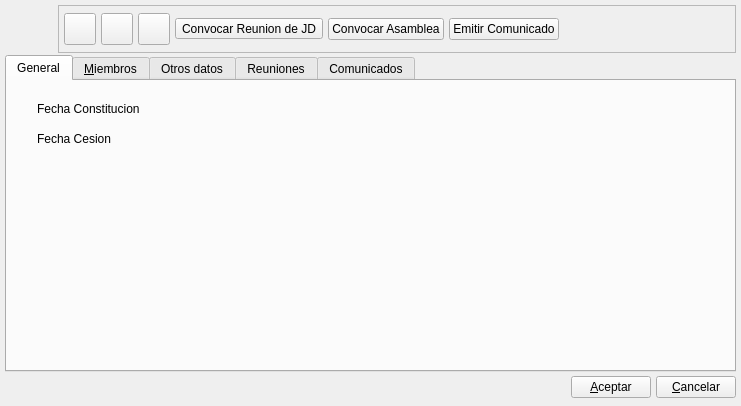
<?xml version="1.0" encoding="UTF-8"?>
<ui version="4.0">
 <author>Alvaro de Miguel</author>
 <class>ComisionBase</class>
 <widget class="QWidget" name="ComisionBase">
  <property name="geometry">
   <rect>
    <x>0</x>
    <y>0</y>
    <width>741</width>
    <height>406</height>
   </rect>
  </property>
  <property name="minimumSize">
   <size>
    <width>500</width>
    <height>150</height>
   </size>
  </property>
  <property name="windowTitle">
   <string>Comisión</string>
  </property>
  <property name="windowIcon">
   <iconset resource="../pluginbf_profesor/gestionaula.qrc">
    <normaloff>:/ImgGestionAula/icons/comision.png</normaloff>:/ImgGestionAula/icons/comision.png</iconset>
  </property>
  <layout class="QVBoxLayout" name="verticalLayout">
   <property name="spacing">
    <number>2</number>
   </property>
   <property name="margin">
    <number>5</number>
   </property>
   <item>
    <layout class="QHBoxLayout">
     <property name="spacing">
      <number>5</number>
     </property>
     <property name="margin">
      <number>0</number>
     </property>
     <item>
      <widget class="QLabel" name="label">
       <property name="minimumSize">
        <size>
         <width>48</width>
         <height>48</height>
        </size>
       </property>
       <property name="maximumSize">
        <size>
         <width>48</width>
         <height>48</height>
        </size>
       </property>
       <property name="text">
        <string/>
       </property>
       <property name="pixmap">
        <pixmap resource="../pluginbf_profesor/gestionaula.qrc">:/ImgGestionAula/icons/comision.png</pixmap>
       </property>
       <property name="scaledContents">
        <bool>true</bool>
       </property>
      </widget>
     </item>
     <item>
      <widget class="QFrame" name="frame">
       <property name="frameShape">
        <enum>QFrame::StyledPanel</enum>
       </property>
       <property name="frameShadow">
        <enum>QFrame::Raised</enum>
       </property>
       <layout class="QHBoxLayout">
        <property name="spacing">
         <number>5</number>
        </property>
        <property name="margin">
         <number>5</number>
        </property>
        <item>
         <widget class="QToolButton" name="mui_guardar">
          <property name="minimumSize">
           <size>
            <width>32</width>
            <height>32</height>
           </size>
          </property>
          <property name="maximumSize">
           <size>
            <width>32</width>
            <height>32</height>
           </size>
          </property>
          <property name="toolTip">
           <string>Guardar cobro</string>
          </property>
          <property name="whatsThis">
           <string>Guardar cobro</string>
          </property>
          <property name="text">
           <string/>
          </property>
          <property name="icon">
           <iconset resource="../../../bulmages.qrc">
            <normaloff>:/Images/edit-save.svg</normaloff>:/Images/edit-save.svg</iconset>
          </property>
          <property name="iconSize">
           <size>
            <width>32</width>
            <height>32</height>
           </size>
          </property>
          <property name="shortcut">
           <string>Ctrl+S</string>
          </property>
         </widget>
        </item>
        <item>
         <widget class="QToolButton" name="mui_borrar">
          <property name="minimumSize">
           <size>
            <width>32</width>
            <height>32</height>
           </size>
          </property>
          <property name="maximumSize">
           <size>
            <width>32</width>
            <height>32</height>
           </size>
          </property>
          <property name="toolTip">
           <string>Borrar cobro</string>
          </property>
          <property name="whatsThis">
           <string>Borrar cobro</string>
          </property>
          <property name="text">
           <string/>
          </property>
          <property name="icon">
           <iconset resource="../../../bulmages.qrc">
            <normaloff>:/Images/edit-delete.svg</normaloff>:/Images/edit-delete.svg</iconset>
          </property>
          <property name="iconSize">
           <size>
            <width>32</width>
            <height>32</height>
           </size>
          </property>
          <property name="shortcut">
           <string>Ctrl+D</string>
          </property>
         </widget>
        </item>
        <item>
         <widget class="QToolButton" name="mui_imprimir">
          <property name="minimumSize">
           <size>
            <width>32</width>
            <height>32</height>
           </size>
          </property>
          <property name="maximumSize">
           <size>
            <width>32</width>
            <height>32</height>
           </size>
          </property>
          <property name="toolTip">
           <string>Borrar cobro</string>
          </property>
          <property name="whatsThis">
           <string>Borrar cobro</string>
          </property>
          <property name="text">
           <string/>
          </property>
          <property name="icon">
           <iconset resource="../../../bulmages.qrc">
            <normaloff>:/Images/document-print.svg</normaloff>:/Images/document-print.svg</iconset>
          </property>
          <property name="iconSize">
           <size>
            <width>32</width>
            <height>32</height>
           </size>
          </property>
          <property name="shortcut">
           <string>Ctrl+I</string>
          </property>
         </widget>
        </item>
        <item>
         <widget class="QToolButton" name="toolButton">
          <property name="text">
           <string>Convocar Reunion de JD</string>
          </property>
         </widget>
        </item>
        <item>
         <widget class="QPushButton" name="pushButton">
          <property name="text">
           <string>Convocar Asamblea</string>
          </property>
         </widget>
        </item>
        <item>
         <widget class="QPushButton" name="pushButton_2">
          <property name="text">
           <string>Emitir Comunicado</string>
          </property>
         </widget>
        </item>
        <item>
         <spacer>
          <property name="orientation">
           <enum>Qt::Horizontal</enum>
          </property>
          <property name="sizeType">
           <enum>QSizePolicy::Expanding</enum>
          </property>
          <property name="sizeHint" stdset="0">
           <size>
            <width>41</width>
            <height>34</height>
           </size>
          </property>
         </spacer>
        </item>
       </layout>
      </widget>
     </item>
    </layout>
   </item>
   <item>
    <widget class="QTabWidget" name="mui_tab">
     <property name="enabled">
      <bool>true</bool>
     </property>
     <property name="currentIndex">
      <number>0</number>
     </property>
     <widget class="QWidget" name="tab_3">
      <attribute name="title">
       <string>General</string>
      </attribute>
      <widget class="QLabel" name="label_2">
       <property name="geometry">
        <rect>
         <x>30</x>
         <y>20</y>
         <width>151</width>
         <height>16</height>
        </rect>
       </property>
       <property name="text">
        <string>Fecha Constitucion</string>
       </property>
      </widget>
      <widget class="QLabel" name="label_3">
       <property name="geometry">
        <rect>
         <x>30</x>
         <y>50</y>
         <width>151</width>
         <height>16</height>
        </rect>
       </property>
       <property name="text">
        <string>Fecha Cesion</string>
       </property>
      </widget>
      <widget class="BlDateSearch" name="mui_fechainjdirectiva" native="true">
       <property name="geometry">
        <rect>
         <x>160</x>
         <y>20</y>
         <width>113</width>
         <height>25</height>
        </rect>
       </property>
      </widget>
      <widget class="BlDateSearch" name="mui_fechafinjdirectiva" native="true">
       <property name="geometry">
        <rect>
         <x>160</x>
         <y>50</y>
         <width>113</width>
         <height>25</height>
        </rect>
       </property>
      </widget>
     </widget>
     <widget class="QWidget" name="Tab1">
      <attribute name="title">
       <string>&amp;Miembros</string>
      </attribute>
      <layout class="QGridLayout" name="_2">
       <property name="margin">
        <number>5</number>
       </property>
       <property name="spacing">
        <number>5</number>
       </property>
       <item row="0" column="0" colspan="2">
        <widget class="BfSubForm" name="mui_list"/>
       </item>
      </layout>
     </widget>
     <widget class="QWidget" name="tabOtros">
      <attribute name="title">
       <string>Otros datos</string>
      </attribute>
      <layout class="QGridLayout" name="_3">
       <property name="margin">
        <number>5</number>
       </property>
       <property name="spacing">
        <number>5</number>
       </property>
       <item row="0" column="0" colspan="3">
        <widget class="QFrame" name="m_frameplugin">
         <property name="frameShape">
          <enum>QFrame::StyledPanel</enum>
         </property>
         <property name="frameShadow">
          <enum>QFrame::Raised</enum>
         </property>
        </widget>
       </item>
       <item row="1" column="0" colspan="2">
        <widget class="QLabel" name="textLabel2_4_2_2">
         <property name="text">
          <string>Comentarios:</string>
         </property>
         <property name="buddy">
          <cstring>mui_comentcliente</cstring>
         </property>
        </widget>
       </item>
       <item row="2" column="0" colspan="3">
        <widget class="QTextEdit" name="mui_comentcliente">
         <property name="sizePolicy">
          <sizepolicy hsizetype="Expanding" vsizetype="Expanding">
           <horstretch>0</horstretch>
           <verstretch>0</verstretch>
          </sizepolicy>
         </property>
         <property name="tabChangesFocus">
          <bool>true</bool>
         </property>
        </widget>
       </item>
      </layout>
     </widget>
     <widget class="QWidget" name="tab">
      <attribute name="title">
       <string>Reuniones</string>
      </attribute>
     </widget>
     <widget class="QWidget" name="tab_2">
      <attribute name="title">
       <string>Comunicados</string>
      </attribute>
     </widget>
    </widget>
   </item>
   <item>
    <layout class="QHBoxLayout">
     <property name="spacing">
      <number>5</number>
     </property>
     <property name="margin">
      <number>0</number>
     </property>
     <item>
      <spacer>
       <property name="orientation">
        <enum>Qt::Horizontal</enum>
       </property>
       <property name="sizeType">
        <enum>QSizePolicy::Expanding</enum>
       </property>
       <property name="sizeHint" stdset="0">
        <size>
         <width>201</width>
         <height>27</height>
        </size>
       </property>
      </spacer>
     </item>
     <item>
      <widget class="QPushButton" name="mui_aceptar">
       <property name="text">
        <string>&amp;Aceptar</string>
       </property>
      </widget>
     </item>
     <item>
      <widget class="QPushButton" name="mui_cancelar">
       <property name="text">
        <string>&amp;Cancelar</string>
       </property>
      </widget>
     </item>
    </layout>
   </item>
  </layout>
 </widget>
 <layoutdefault spacing="4" margin="3"/>
 <customwidgets>
  <customwidget>
   <class>BlDateSearch</class>
   <extends>QWidget</extends>
   <header>bldatesearch.h</header>
   <container>1</container>
  </customwidget>
  <customwidget>
   <class>BfSubForm</class>
   <extends>QTableWidget</extends>
   <header>bfsubform.h</header>
  </customwidget>
 </customwidgets>
 <resources>
  <include location="../../../bulmages.qrc"/>
  <include location="../pluginbf_profesor/gestionaula.qrc"/>
 </resources>
 <connections/>
</ui>
